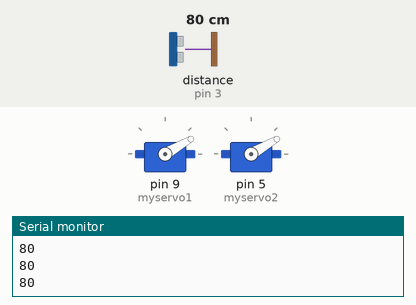
Recording of a sketch running on a simulated Arduino Uno, built with avr-gcc and run on an emulated ATmega328P. Shown: 2 × servo, the last lines printed to the serial monitor. The test bench sets the inputs (shaded band); at power-on: distance to the obstacle (sensor on pin 3) 80 cm.

Above: at 1.2 s.
1.3 s: distance to the obstacle (sensor on pin 3) set to 23 cm
2.8 s: distance to the obstacle (sensor on pin 3) set to 19 cm
At 3.28 s:
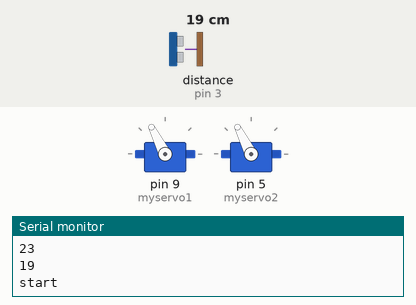
5.8 s: distance to the obstacle (sensor on pin 3) set to 35 cm
At 7.0 s:
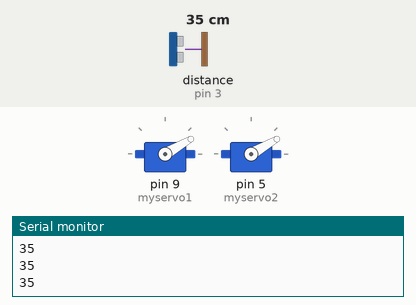
7.3 s: distance to the obstacle (sensor on pin 3) set to 2 cm
At 8.07 s:
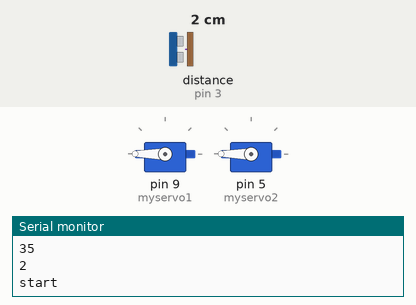
10.3 s: distance to the obstacle (sensor on pin 3) set to 60 cm
At 11.5 s:
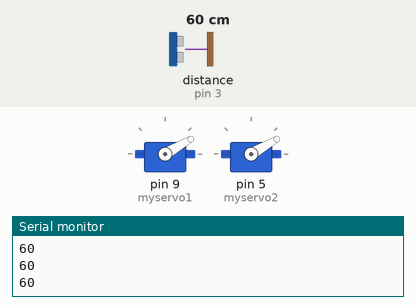
11.8 s: distance to the obstacle (sensor on pin 3) set to 4 cm
At 11.98 s:
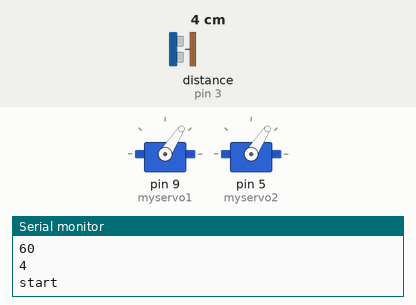
Timing chart, 0 to 62.3 s (numbered marks = the images above; inputs shaded):
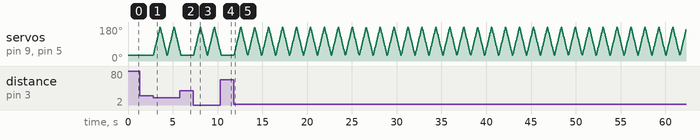

The sketch:

sani.ino
```cpp
#include <Ultrasonic.h>
#include <Servo.h>

Servo myservo1;
Servo myservo2;
Ultrasonic ultrasonic(2, 3);

int pos = 0;
int distance;

void setup() {
  myservo1.attach(9);
  myservo2.attach(5);
  myservo1.write(30);
  myservo2.write(30);
  Serial.begin(9600);
}

void loop() {
  distance = ultrasonic.read();
  Serial.println(distance);
  if(distance<=20)
  {
    Serial.println("start");
    for (pos = 30; pos <= 180; pos += 3)
    {
    myservo1.write(pos);
    myservo2.write(pos);
    delay(15);
    }
   for (pos = 180; pos >= 30; pos -= 3)
   {
     myservo1.write(pos);
     myservo2.write(pos);
     delay(15);
  }
  }
  delay(10);
}
```

Measured:
- the behaviour switches between 21 and 20 cm on distance to the obstacle (sensor on pin 3) (found by bisection; images 0 and 1)
- after the input at 5.8 s, servo on pin 9 (myservo1), servo on pin 5 (myservo2): goes on until 5.9 s, then stays 30°
- after the input at 10.3 s, servo on pin 9 (myservo1), servo on pin 5 (myservo2): goes on until 10.4 s, then stays 30°
